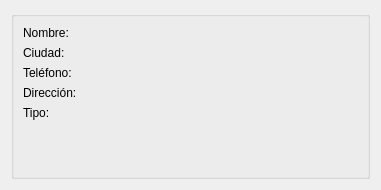
<?xml version="1.0" encoding="UTF-8"?>
<ui version="4.0">
 <class>VerJuzgado</class>
 <widget class="QWidget" name="VerJuzgado">
  <property name="geometry">
   <rect>
    <x>0</x>
    <y>0</y>
    <width>381</width>
    <height>190</height>
   </rect>
  </property>
  <property name="windowTitle">
   <string>Ver Juzgado</string>
  </property>
  <layout class="QGridLayout" name="gridLayout">
   <item row="0" column="0">
    <widget class="QGroupBox" name="groupBox">
     <property name="sizePolicy">
      <sizepolicy hsizetype="Preferred" vsizetype="Expanding">
       <horstretch>0</horstretch>
       <verstretch>0</verstretch>
      </sizepolicy>
     </property>
     <property name="title">
      <string/>
     </property>
     <layout class="QGridLayout" name="gridLayout_2">
      <item row="0" column="0">
       <layout class="QFormLayout" name="formLayout">
        <property name="fieldGrowthPolicy">
         <enum>QFormLayout::AllNonFixedFieldsGrow</enum>
        </property>
        <property name="rightMargin">
         <number>10</number>
        </property>
        <item row="0" column="0">
         <widget class="QLabel" name="lbl1">
          <property name="sizePolicy">
           <sizepolicy hsizetype="Fixed" vsizetype="Preferred">
            <horstretch>0</horstretch>
            <verstretch>0</verstretch>
           </sizepolicy>
          </property>
          <property name="text">
           <string>Nombre:</string>
          </property>
         </widget>
        </item>
        <item row="0" column="1">
         <widget class="QLabel" name="lblNombre">
          <property name="toolTip">
           <string>El nombre del juzgado</string>
          </property>
          <property name="statusTip">
           <string>El nombre del juzgado</string>
          </property>
          <property name="text">
           <string/>
          </property>
         </widget>
        </item>
        <item row="1" column="0">
         <widget class="QLabel" name="lbl2">
          <property name="sizePolicy">
           <sizepolicy hsizetype="Fixed" vsizetype="Preferred">
            <horstretch>0</horstretch>
            <verstretch>0</verstretch>
           </sizepolicy>
          </property>
          <property name="text">
           <string>Ciudad:</string>
          </property>
         </widget>
        </item>
        <item row="1" column="1">
         <widget class="QLabel" name="lblCiudad">
          <property name="toolTip">
           <string>La ciudad del juzgado</string>
          </property>
          <property name="statusTip">
           <string>La ciudad del juzgado</string>
          </property>
          <property name="text">
           <string/>
          </property>
         </widget>
        </item>
        <item row="2" column="0">
         <widget class="QLabel" name="lbl3">
          <property name="sizePolicy">
           <sizepolicy hsizetype="Fixed" vsizetype="Preferred">
            <horstretch>0</horstretch>
            <verstretch>0</verstretch>
           </sizepolicy>
          </property>
          <property name="text">
           <string>Teléfono:</string>
          </property>
         </widget>
        </item>
        <item row="2" column="1">
         <widget class="QLabel" name="lblTelefono">
          <property name="toolTip">
           <string>El teléfono del juzgado</string>
          </property>
          <property name="statusTip">
           <string>El teléfono del juzgado</string>
          </property>
          <property name="text">
           <string/>
          </property>
         </widget>
        </item>
        <item row="3" column="0">
         <widget class="QLabel" name="lbl4">
          <property name="sizePolicy">
           <sizepolicy hsizetype="Fixed" vsizetype="Preferred">
            <horstretch>0</horstretch>
            <verstretch>0</verstretch>
           </sizepolicy>
          </property>
          <property name="text">
           <string>Dirección:</string>
          </property>
         </widget>
        </item>
        <item row="3" column="1">
         <widget class="QLabel" name="lblDireccion">
          <property name="toolTip">
           <string>La dirección del juzgado</string>
          </property>
          <property name="statusTip">
           <string>La dirección del juzgado</string>
          </property>
          <property name="text">
           <string/>
          </property>
         </widget>
        </item>
        <item row="4" column="0">
         <widget class="QLabel" name="lbl5">
          <property name="sizePolicy">
           <sizepolicy hsizetype="Fixed" vsizetype="Preferred">
            <horstretch>0</horstretch>
            <verstretch>0</verstretch>
           </sizepolicy>
          </property>
          <property name="text">
           <string>Tipo:</string>
          </property>
         </widget>
        </item>
        <item row="4" column="1">
         <widget class="QLabel" name="lblTipo">
          <property name="toolTip">
           <string>El tipo de juzgado</string>
          </property>
          <property name="statusTip">
           <string>El tipo de juzgado</string>
          </property>
          <property name="text">
           <string/>
          </property>
         </widget>
        </item>
       </layout>
      </item>
     </layout>
    </widget>
   </item>
  </layout>
 </widget>
 <resources/>
 <connections/>
</ui>
